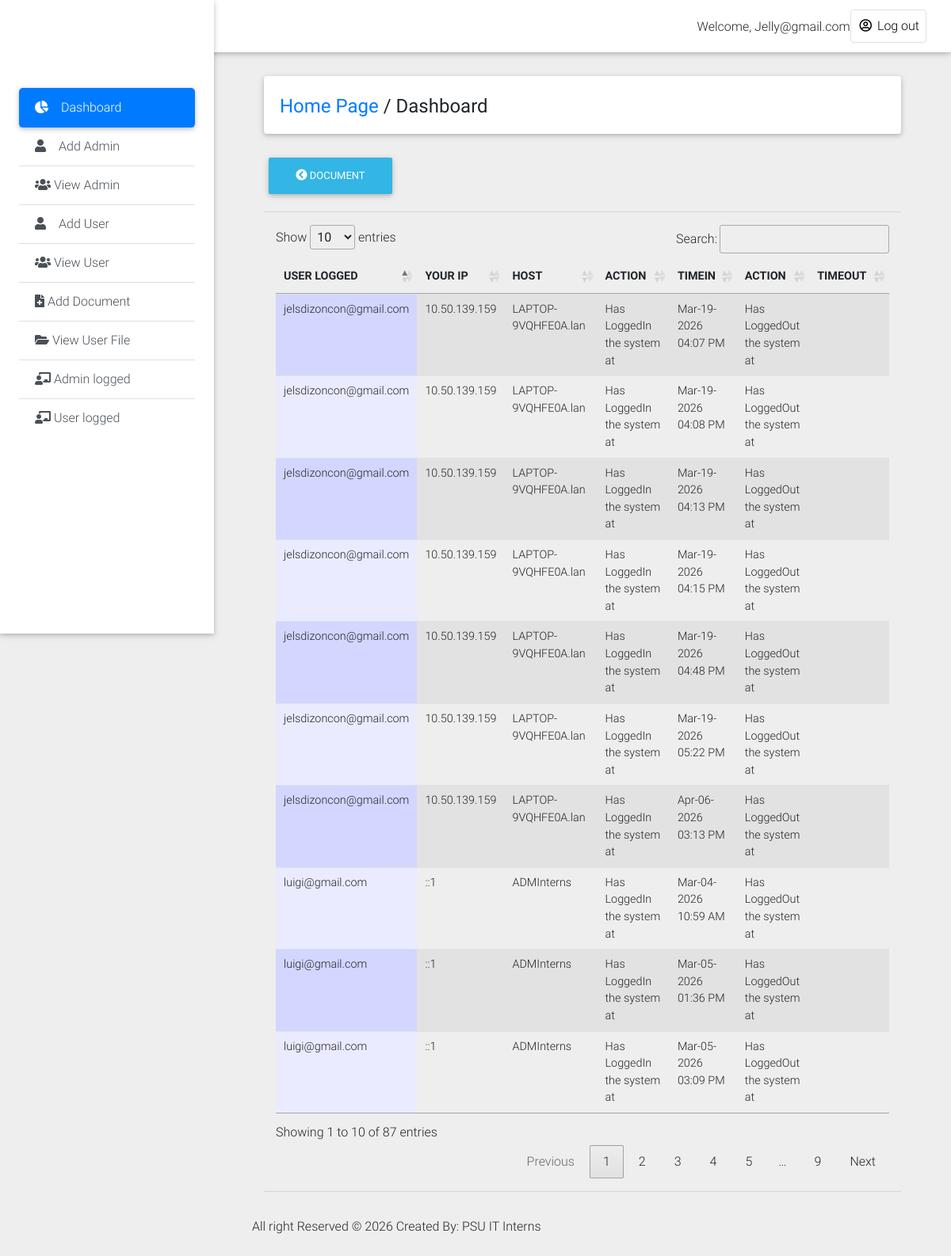
Page /records-administrator/user_log.php (signed in) on the committed database.
### tables this page shows
CREATE TABLE `history_log` (
  `log_id` int(11) NOT NULL,
  `id` int(11) NOT NULL,
  `email_address` text NOT NULL,
  `action` varchar(100) NOT NULL,
  `actions` varchar(200) NOT NULL DEFAULT 'Has LoggedOut the system at',
  `ip` text NOT NULL,
  `host` text NOT NULL,
  `login_time` varchar(200) NOT NULL,
  `logout_time` varchar(200) NOT NULL
);

### records-administrator/user_log.php (the view, shortened to what this page needs)
<!DOCTYPE html>
<html lang="en">
<head>
  <link rel="stylesheet" href="https://use.fontawesome.com/releases/v5.8.1/css/all.css">
  <link href="css/bootstrap.min.css" rel="stylesheet">
  <link href="css/mdb.min.css" rel="stylesheet">
  <link href="css/style.min.css" rel="stylesheet">
    <link rel="stylesheet" type="text/css" href="medias/css/dataTable.css" />
</head>
<body class="grey lighten-3">
  <header>
    <nav class="navbar fixed-top navbar-expand-lg navbar-light white scrolling-navbar">
      <div class="container-fluid">
        <div class="collapse navbar-collapse" id="navbarSupportedContent">
            <?php
             require_once("../include/connection.php");
               $id = mysqli_real_escape_string($conn,$_SESSION['admin_user']);
              $r = mysqli_query($conn,"SELECT * FROM admin_login where id = '$id'") or die (mysqli_error($conn));
              $row = mysqli_fetch_array($r);
               $id=$row['admin_user'];
            ?>
          <ul class="navbar-nav nav-flex-icons">
                <li style="margin-top: 10px;">Welcome,</font> <?php echo ucwords(htmlentities($id)); ?></li>
            <li class="nav-item">
              <a href="logout.php" class="nav-link border border-light rounded waves-effect">
               <i class="far fa-user-circle"></i> Log out
              </a>
            </li>
          </ul>
        </div>
      </div>
    </nav>
    <div class="sidebar-fixed position-fixed">
      <a class="logo-wrapper waves-effect">
</a>
       <div class="list-group list-group-flush">
        <a href="dashboard.php" class="list-group-item active waves-effect">
          <i class="fas fa-chart-pie mr-3"></i>Dashboard
        </a>
         <a href="#" class="list-group-item list-group-item-action waves-effect"  data-toggle="modal" data-target="#modalRegisterForm">
          <i class="fas fa-user mr-3"></i>Add Admin</a>
            <a href="view_admin.php" class="list-group-item list-group-item-action waves-effect">
          <i class="fas fa-users"></i> View Admin</a>
        <a href="#" class="list-group-item list-group-item-action waves-effect" data-toggle="modal" data-target="#modalRegisterForm2">
          <i class="fas fa-user mr-3"></i>Add User</a>
           <a href="view_user.php" class="list-group-item list-group-item-action waves-effect">
          <i class="fas fa-users"></i>  View User</a>
        <a href="add_document.php" class="list-group-item list-group-item-action waves-effect">
          <i class="fas fa-file-medical"></i> Add Document</a>
        <a href="view_userfile.php" class="list-group-item list-group-item-action waves-effect">
          <i class="fas fa-folder-open"></i> View User File</a>
            <a href="admin_log.php" class="list-group-item list-group-item-action waves-effect">
          <i class="fas fa-chalkboard-teacher"></i> Admin logged</a>
              <a href="user_log.php" class="list-group-item list-group-item-action waves-effect">
          <i class="fas fa-chalkboard-teacher"></i> User logged</a>
      </div>
    </div>
  </header>
  <main class="pt-5 mx-lg-5">
    <div class="container-fluid mt-5">
      <div class="card mb-4 wow fadeIn">
        <div class="card-body d-sm-flex justify-content-between">
          <h4 class="mb-2 mb-sm-0 pt-1">
            <a href="dashboard.php">Home Page</a>
            <span>/</span>
            <span>Dashboard</span>
          </h4>
        </div>
      </div>
      <div class="">
    <a href="add_document.php"><button type="button" class="btn btn-info"><i class="fas fa-chevron-circle-left"></i>  Document</button></a>
    </div>
<hr>
 <div class="col-md-12">
  <table id="dtable" class = "table table-striped" style="">
     <thead>
    <th>USER LOGGED</th>
     <th>YOUR IP</th>
     <th>HOST</th>
     <th>ACTION</th>
     <th>TIMEIN</th>
     <th>ACTION</th>
     <th>TIMEOUT</th>
</thead>
<tbody>
    <tr>
        <?php
        require_once("../include/connection.php");
      $query = mysqli_query($conn,"SELECT * from history_log") or die (mysqli_error($conn));
      while($file=mysqli_fetch_array($query)){
         $name =  $file['email_address'];
         $ip =  $file['ip'];
         $host =  $file['host'];
         $action =  $file['action'];
         $logintime =  $file['login_time'];
         $actions =  $file['actions'];
         $logouttime =  $file['logout_time'];
      ?>
      <td><?php echo $name; ?></td>
       <td><?php echo $ip; ?></td>
      <td><?php echo $host; ?></td>
      <td><?php echo $action; ?></td>
      <td><?php echo $logintime; ?></td>
      <td><?php echo $actions; ?></td>
      <td><?php echo $logouttime; ?></td>
    </tr>
<?php } ?>
</tbody>
   </table>
    </div>
    <hr></div>
    <div class="footer-copyright py-3">
     <p>All right Reserved &copy; <?php echo date('Y');?> Created By: PSU IT Interns</p>
    </div>
<link rel="stylesheet" type="text/css" href="https://cdn.datatables.net/1.10.9/css/jquery.dataTables.min.css"/>
<link rel="stylesheet" type="text/css" href="https://cdn.datatables.net/responsive/1.0.3/css/dataTables.responsive.css">
</body>
</html>

### records-administrator/medias/css/dataTable.css (style rules this page uses)
.sorting_asc { background: url('../images/sort_asc.png') no-repeat center right; }
.sorting { background: url('../images/sort_both.png') no-repeat center right; }
tr.even { background-color: white; }
tr.odd td.sorting_1 { background-color: #D3D6FF; }
tr.even td.sorting_1 { background-color: #EAEBFF; }

### rows in the picture
history_log: email_address "luigi@gmail.com", ip "::1", host "ADMInterns", action "Has LoggedIn the system at", login_time "Mar-04-2026 10:59 AM", actions "Has LoggedOut the system at"
history_log: email_address "luigi@gmail.com", ip "::1", host "ADMInterns", action "Has LoggedIn the system at", login_time "Mar-05-2026 01:36 PM", actions "Has LoggedOut the system at"
history_log: email_address "luigi@gmail.com", ip "::1", host "ADMInterns", action "Has LoggedIn the system at", login_time "Mar-05-2026 03:09 PM", actions "Has LoggedOut the system at"
history_log: email_address "jelsdizoncon@gmail.com", ip "10.50.139.159", host "LAPTOP-9VQHFE0A.lan", action "Has LoggedIn the system at", login_time "Mar-19-2026 04:07 PM", actions "Has LoggedOut the system at"
history_log: email_address "jelsdizoncon@gmail.com", ip "10.50.139.159", host "LAPTOP-9VQHFE0A.lan", action "Has LoggedIn the system at", login_time "Mar-19-2026 04:08 PM", actions "Has LoggedOut the system at"
history_log: email_address "jelsdizoncon@gmail.com", ip "10.50.139.159", host "LAPTOP-9VQHFE0A.lan", action "Has LoggedIn the system at", login_time "Mar-19-2026 04:13 PM", actions "Has LoggedOut the system at"
history_log: email_address "jelsdizoncon@gmail.com", ip "10.50.139.159", host "LAPTOP-9VQHFE0A.lan", action "Has LoggedIn the system at", login_time "Mar-19-2026 04:15 PM", actions "Has LoggedOut the system at"
history_log: email_address "jelsdizoncon@gmail.com", ip "10.50.139.159", host "LAPTOP-9VQHFE0A.lan", action "Has LoggedIn the system at", login_time "Mar-19-2026 04:48 PM", actions "Has LoggedOut the system at"
history_log: email_address "jelsdizoncon@gmail.com", ip "10.50.139.159", host "LAPTOP-9VQHFE0A.lan", action "Has LoggedIn the system at", login_time "Mar-19-2026 05:22 PM", actions "Has LoggedOut the system at"
history_log: email_address "jelsdizoncon@gmail.com", ip "10.50.139.159", host "LAPTOP-9VQHFE0A.lan", action "Has LoggedIn the system at", login_time "Apr-06-2026 03:13 PM", actions "Has LoggedOut the system at"

### other values in the picture
$id "Jelly@gmail.com"
